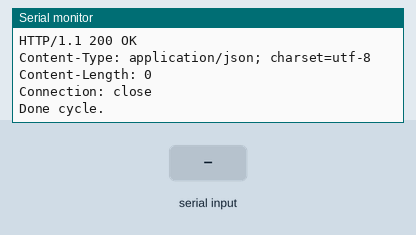
Recording of a sketch running on a simulated ESP8266 (NodeMCU). Parts: the last lines printed to the serial monitor. The test bench sets the inputs (shaded band). WiFi joins after 1.5 s; servers stay silent unless stated; uploads are accepted with an empty reply.

Above: at 2.7 s.
2.8 s: "1\n" received over Serial
At 3.3 s:
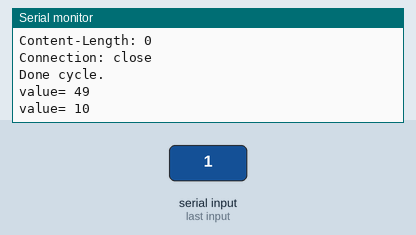
4.3 s: "0\n" received over Serial
At 5.5 s:
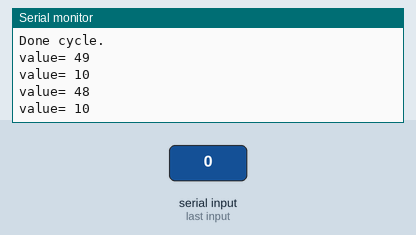
5.8 s: "2\n" received over Serial
At 6.8 s:
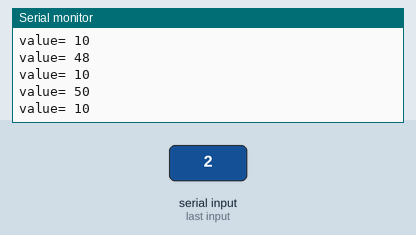
Timing chart, 0 to 8.8 s (numbered marks = the images above; inputs shaded):
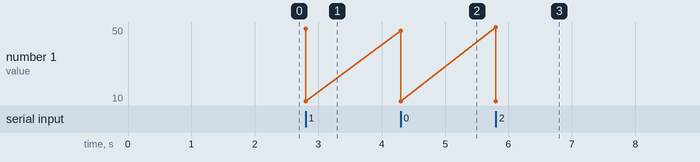

The sketch:

L28.ino
```cpp
/*
 * 2017/3/15  Kyuho Kim
 * Template for using Thing Speak Service
 */

const char* host = "203.252.106.169";
String url = "/logone?";   // Your Own Key here
const int httpPort = 49999;
int interval = 10000;

#include <ESP8266WiFi.h>
#include <WiFiClientSecure.h>

const char* ssid = "IOTcamp2";   // Your own ssid here
const char* password = "12345678";  // Your own password here

int pm25, pm10, value;
int seq = 0;

String working() {
  //int r = pm25; // do some magic here!
  // return(String("value=")+String(pm25) +"&field2="+ String(pm10));
  return("seq=" + String(seq++) + "&device=100&unit=0&type=D&"+String("value=")+String(value));
}

void delivering(String payload) {
  WiFiClient client;
  Serial.print("connecting to ");
  Serial.println(host);
  if (!client.connect(host, httpPort)) {
    Serial.print("connection failed: ");
    Serial.println(payload);
    return;
  }
  String getheader = "GET "+ String(url) +"&"+ String(payload) +" HTTP/1.1";
  client.println(getheader);
  client.println("User-Agent: ESP8266 Kyuho Kim");
  client.println("Host: " + String(host));
  client.println("Connection: close");
  client.println();

  Serial.println(getheader);
  while (client.connected()) {
    String line = client.readStringUntil('\n');
    Serial.println(line);
  }
  Serial.println("Done cycle.");
}

void connect_ap() {
  Serial.println();
  Serial.print("connecting to ");
  Serial.println(ssid);
  WiFi.begin(ssid, password);
  while (WiFi.status() != WL_CONNECTED) {
    delay(500);
    Serial.print(".");
  }
  Serial.print("\n Got WiFi, IP address: ");
  Serial.println(WiFi.localIP());
}

void setup() {
  Serial.begin(9600);
  connect_ap();

  Serial.println("ESPArduinoThingSpeak.cpp - 2017/3/15");
}

unsigned long mark = 0;
void loop() {
  static int  stat = 0;
  static byte buf[10];
  static int i;

  while (Serial.available()) {
    value = Serial.read();
    Serial.println("value= " + String(value));
    // char c = Serial.read();
    //Serial.print("Stat="+ String(stat) +" c=");
    //Serial.println(c, HEX);

    // switch(stat) {
    //   case 0: if (c == 0xAA) stat = 1; break;
    //   case 1: if (c == 0xC0) stat = 2; i = 0; break;
    //   case 2: if (i == 6) stat = 3;
    //           else buf[i++] = c;
    //           break;
    //   case 3: if (c == 0xAB) {
    //             stat = 0;

    //             pm25 = buf[0] + buf[1] * 255;
    //             pm10 = buf[2] + buf[3] * 255;
    //             Serial.println("PM2.5="+ String(pm25) +", PM10="+ String(pm10));
    //           } else {
    //             Serial.print("Wrong END");
    //             Serial.println(c, HEX);
    //           }
    //           break;
    // }

  }

  if (millis() > mark ) {
     mark = millis() + interval;
     String payload = working();
     delivering(payload);
  }
}
```

Measured:
- after the input at 2.8 s, the serial monitor: prints a new line at once (image 1)
- after the input at 4.3 s, the serial monitor: prints a new line at once (image 2)
- after the input at 5.8 s, the serial monitor: prints a new line at once (image 3)
